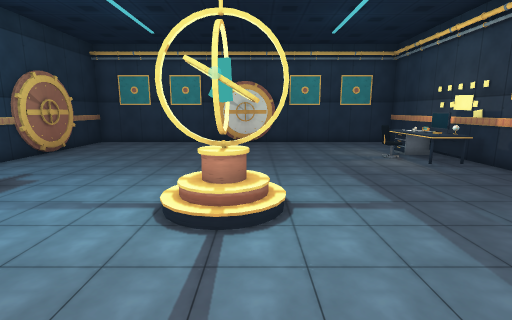
view 1 (above)

12 first-person views from a walk through a 3-D level made in the Unity game engine. The camera is 1.5 m above the floor, tilts 10° down and sees 85° across. Doors are open. The floor is counted in squares, 1 m on a side. Each view is taken from the middle of a square. On the plan, view 1 faces up. The plan holds only what a view shows up to about 14 squares ahead; the rest is blank. The place goes on beyond the plan.

view 2
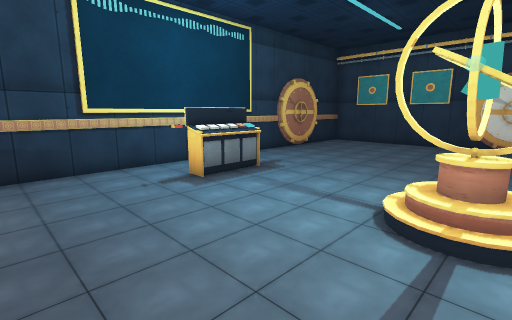

view 3
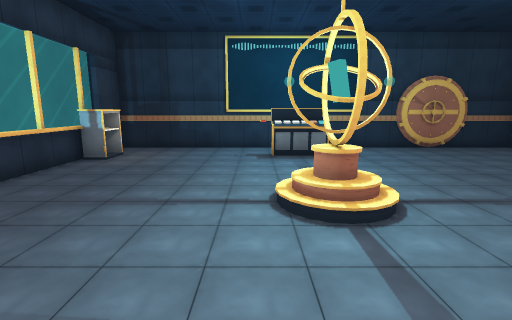

view 4
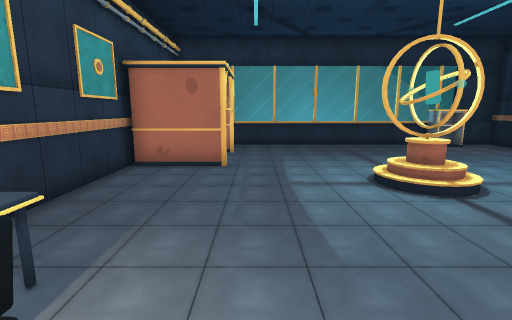

view 5
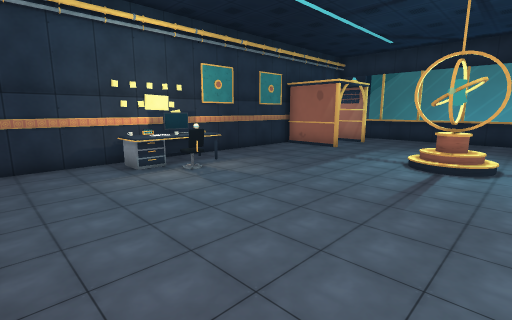

view 6
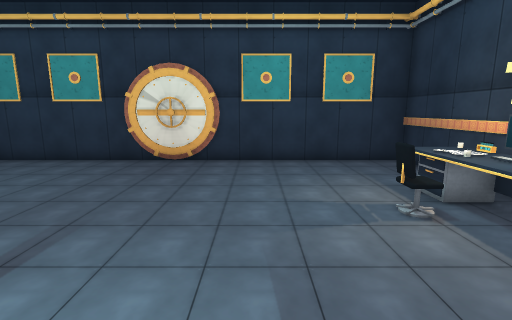

view 7
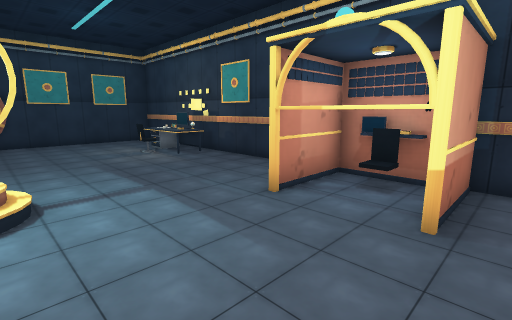

view 8
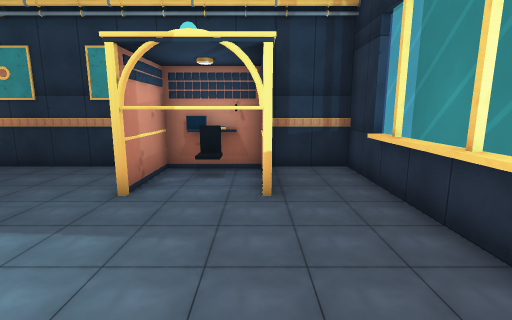

view 9
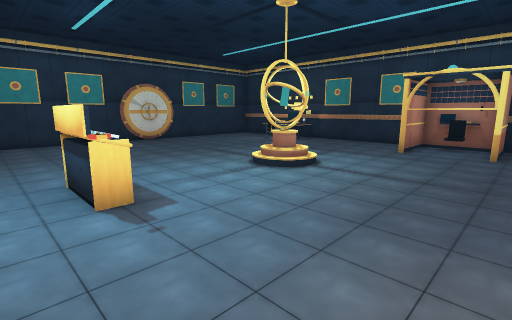

view 10
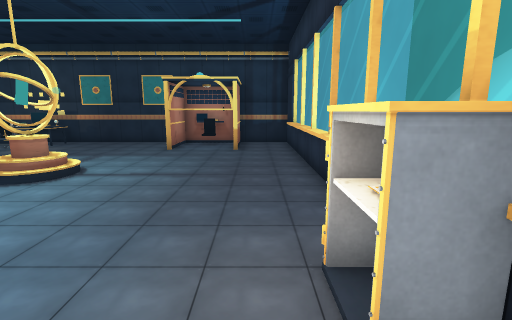

view 11
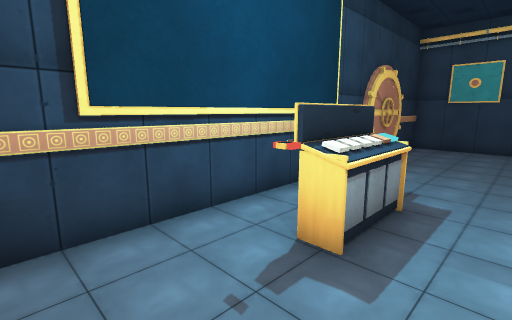

view 12
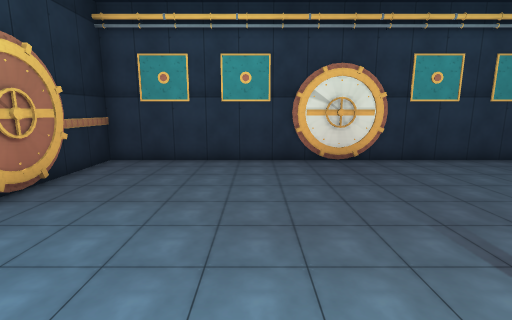

### Floor plan
Key: @ floor where view 1 was taken; # wall or solid block; . floor; / step, stairs or slope; D open door; = window, fence, low wall or low ledge; ^ raised ledge; O other object.
Columns run from 8 left of view 1 to 7 right of it. Each row starts with its distance up from view 1.
 14 ################
 13 #......OO......#
 12 #..............#
 11 #O.............#
 10 #OO..........OO#
  9 #O..........OOO#
  8 #............OO#
  7 #..............#
  6 #..............#
  5 #.^^...//......#
  4 #.^^.../#......#
  3 #..............#
  2 #...........####
  1 #...........#.##
  0 #.......@...####
 -1 #...D..........#
 -2 #.#DD========..#
 -3 ################

Where each view was taken, in squares from view 1:
view 1: 0 up, 0 right, facing up
view 2: 0 up, 0 right, facing up-left
view 3: 3 up, 4 right, facing left
view 4: 10 up, 3 right, facing down
view 5: 13 up, 2 left, facing down-right
view 6: 5 up, 2 right, facing up
view 7: 1 down, 0 right, facing up-right
view 8: 0 up, 1 left, facing right
view 9: 1 down, 7 left, facing up-right
view 10: 1 down, 7 left, facing right
view 11: 1 up, 4 left, facing up-left
view 12: 5 up, 3 left, facing up
